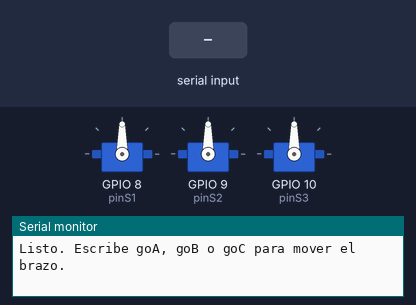
Simulated run of this sketch. Board: ESP32. Shown: 3 × servo, the last lines printed to the serial monitor. Inputs (shaded band) come from the test bench.

Above: at 4.8 s.
4.9 s: "goA\n" received over Serial
At 7.07 s:
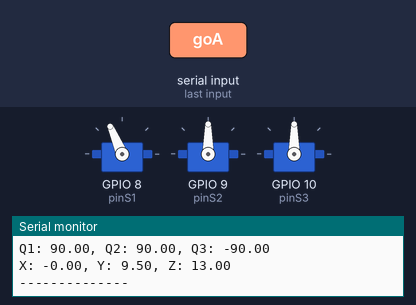
At 8.7 s:
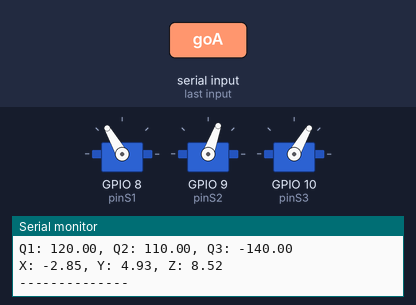
9.3 s: "goB\n" received over Serial
At 14.8 s:
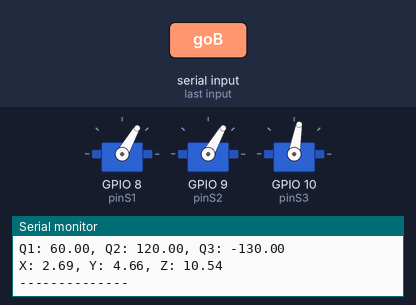
14.9 s: "goC\n" received over Serial
20.9 s: "1,90\n" received over Serial
Timing chart, 0 to 27.9 s (numbered marks = the images above; inputs shaded):
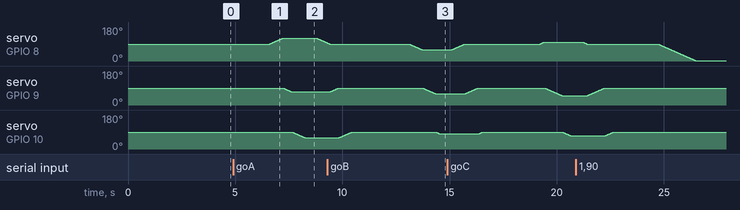

Measured:
- after the input at 4.9 s, servo on GPIO 8 (pinS1): rises from 90° to 120° in 0.58 s, then falls to 96° in 2.1 s; servo on GPIO 9 (pinS2): moves from 90° to 70° over 0.38 s, starting after 2.3 s; servo on GPIO 10 (pinS3): moves from 90° to 60° over 0.58 s, starting after 2.8 s

The sketch:

brazo_gpt.ino
```cpp
#include <ESP32Servo.h>
#include <math.h>

// Pines de los servos
#define pinS1 8
#define pinS2 9
#define pinS3 10

// Parámetros del brazo
float dp = 1.5;
float dz = 5;
float dh = 0;
float l1 = 8;
float l2 = 8;

// Coordenadas y ángulos
float x, y, z;
float q1, q2, q3;
float a, p;

// Posiciones actuales
int posIni1 = 90;
int posIni2 = 90;
int posIni3 = 90;
int pos;

// Velocidad y tiempos
int dt = 20;         // Velocidad del movimiento (ms por grado)
int espera = 2000;   // Delay entre comandos

// Servo objects
Servo servo_1;
Servo servo_2;
Servo servo_3;

// Posiciones [S1, S2, S3]
int pos_agarre[3] = {90, 90, 90};     // Posición de inicio para agarrar
int puntoA[3]     = {120, 70, 60};    // Punto de entrega A
int puntoB[3]     = {60, 60, 80};     // Punto de entrega B
int puntoC[3]     = {100, 50, 70};    // Punto de entrega C

void setup() {
  Serial.begin(9600);

  // Conectar servos y mover a posición inicial
  servo_1.attach(pinS1);
  servo_1.write(posIni1);

  servo_2.attach(pinS2);
  servo_2.write(posIni2);

  servo_3.attach(pinS3);
  servo_3.write(posIni3);

  Serial.println("Listo. Escribe goA, goB o goC para mover el brazo.");
}

void loop() {
  if (Serial.available() >= 3) {
    String input = Serial.readStringUntil('\n');

    if (input == "goA") {
      Serial.println("Moviendo a Punto A...");
      moverAB(pos_agarre);
      delay(500); // Simula agarre
      moverAB(puntoA);
      delay(500); // Simula soltar
      moverAB(pos_agarre);
    }

    else if (input == "goB") {
      Serial.println("Moviendo a Punto B...");
      moverAB(pos_agarre);
      delay(500);
      moverAB(puntoB);
      delay(500);
      moverAB(pos_agarre);
    }

    else if (input == "goC") {
      Serial.println("Moviendo a Punto C...");
      moverAB(pos_agarre);
      delay(500);
      moverAB(puntoC);
      delay(500);
      moverAB(pos_agarre);
    }

    else {
      // Comandos tipo "1.90"
      int servo = input.substring(0, input.indexOf('.')).toInt();
      int posFin = input.substring(input.indexOf('.') + 1).toInt();

      switch (servo) {
        case 1:
          moverServo1(posIni1, posFin, dt);
          posIni1 = posFin;
          break;
        case 2:
          moverServo2(posIni2, posFin, dt);
          posIni2 = posFin;
          break;
        case 3:
          moverServo3(posIni3, posFin, dt);
          posIni3 = posFin;
          break;
        default:
          Serial.println("Comando no válido. Usa 1.90 o goA/B/C.");
      }

      mostrarPos();
    }
  }

  delay(espera);
}

// ---- Funciones de movimiento de cada servo ----

void moverServo1(int posIni, int posFin, int dt) {
  if (posFin > posIni) {
    for (pos = posIni; pos <= posFin; pos++) {
      servo_1.write(pos);
      delay(dt);
    }
  } else {
    for (pos = posIni; pos >= posFin; pos--) {
      servo_1.write(pos);
      delay(dt);
    }
  }
}

void moverServo2(int posIni, int posFin, int dt) {
  if (posFin > posIni) {
    for (pos = posIni; pos <= posFin; pos++) {
      servo_2.write(pos);
      delay(dt);
    }
  } else {
    for (pos = posIni; pos >= posFin; pos--) {
      servo_2.write(pos);
      delay(dt);
    }
  }
}

void moverServo3(int posIni, int posFin, int dt) {
  if (posFin > posIni) {
    for (pos = posIni; pos <= posFin; pos++) {
      servo_3.write(pos);
      delay(dt);
    }
  } else {
    for (pos = posIni; pos >= posFin; pos--) {
      servo_3.write(pos);
      delay(dt);
    }
  }
}

// ---- Movimiento conjunto del brazo ----

void moverAB(int destino[3]) {
  moverServo1(posIni1, destino[0], dt);
  posIni1 = destino[0];

  moverServo2(posIni2, destino[1], dt);
  posIni2 = destino[1];

  moverServo3(posIni3, destino[2], dt);
  posIni3 = destino[2];

  mostrarPos();
}

// ---- Mostrar posición actual (opcional) ----

void mostrarPos() {
  calc_coord(posIni1, posIni2, posIni3);

  Serial.print("S1: "); Serial.print(posIni1);
  Serial.print(", S2: "); Serial.print(posIni2);
  Serial.print(", S3: "); Serial.println(posIni3);

  Serial.print("Q1: "); Serial.print(q1 * 180 / PI);
  Serial.print(", Q2: "); Serial.print(q2 * 180 / PI);
  Serial.print(", Q3: "); Serial.println(q3 * 180 / PI);

  Serial.print("X: "); Serial.print(x);
  Serial.print(", Y: "); Serial.print(y);
  Serial.print(", Z: "); Serial.println(z);
  Serial.println("--------------");
}

// ---- Calcular coordenadas cartesianas (opcional) ----

void calc_coord(int posIni1, int posIni2, int posIni3) {
  q1 = posIni1 * PI / 180;
  q2 = PI - (posIni2 * PI / 180);
  q3 = (posIni3 * PI / 180) - PI / 2 - q2;

  a = l1 * cos(q2) + l2 * cos(q2 + q3);
  z = dz + l1 * sin(q2) + l2 * sin(q2 + q3);
  p = dp + a + dh;

  x = p * cos(q1);
  y = p * sin(q1);
}
```
